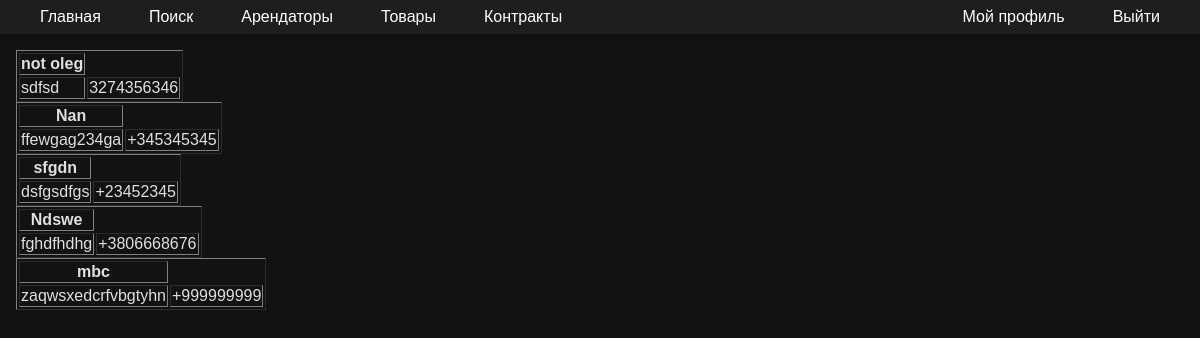
The app's page /leasers (signed in) with its own data.
### models.py (models this page shows, shortened)
class User(Base):
    __tablename__ = 'user'
    id = Column(Integer, primary_key=True, autoincrement=True)
    login = Column(String, nullable=False, unique=True)
    password = Column(String, nullable=False)
    ipn = Column(Integer, nullable=False, unique=True)
    full_name = Column(String, nullable=False)
    contacts = Column(String, nullable=False)
    photo = Column(String, nullable=True)

### app.py (the view)
@app.get('/leasers')
def everyleasersInfo():
    init_db()
    leasers_query=select(models.User).where(models.User.id != session['user_id'])
    leasers_list=list(db_session.execute(leasers_query).scalars())
    not_belong_leaser=session['user_id']
    return render_template("leasers.html",leasers_list=leasers_list ,not_belong_leaser=not_belong_leaser)

### database.py (called while the page is built)
def init_db():
    import models
    Base.metadata.create_all(bind=engine)

### templates/leasers.html
{% extends 'base.html' %}
{% block content %}
{% for itm in leasers_list %}
{% if itm.id != not_belong_leaser %}
    <table border="1">
        <thead>
            <tr>
                <th>{{ itm.full_name }}</th>
            </tr>
        </thead>
        <tbody>
            <tr>
                <td>{{ itm.photo }}</td>
                <td>{{ itm.contacts }}</td>
            </tr>
        </tbody>
    </table>
{% endif %}
{% endfor %}
{% endblock %}

### templates/base.html (style rules this page uses)
body { font-family: Arial, sans-serif; margin: 0; padding: 0; background-color: #121212; color: #e0e0e0; }

### records on screen
User: full_name "not oleg", photo "sdfsd", contacts "3274356346"
User: full_name "Nan", photo "ffewgag234ga", contacts "+345345345"
User: full_name "sfgdn", photo "dsfgsdfgs", contacts "+23452345"
User: full_name "Ndswe", photo "fghdfhdhg", contacts "+3806668676"
User: full_name "mbc", photo "zaqwsxedcrfvbgtyhn", contacts "+999999999"
